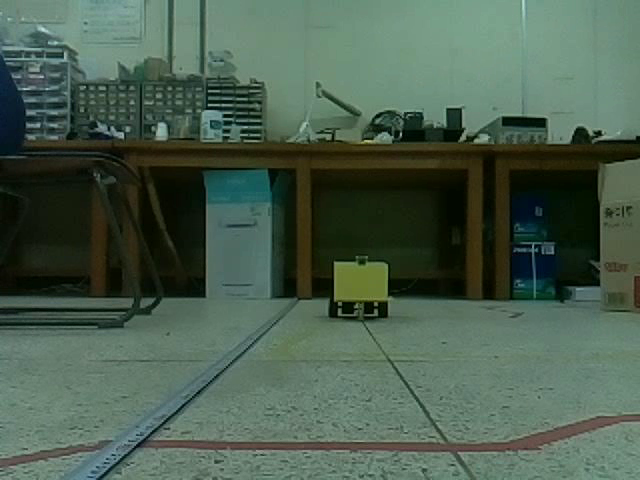
#> input picture frame 16 of 잡탕/data_set/data/180,10.avi, 640 x 480 px, given in place of 50,0.avi, which was not available
$ python image.py
#> lines starting #> are read from the running program, lines starting #| are printed output that depends on the picture; after the words box and inside, x2 and y2 are one past the last pixel; in counts of white or black regions, pixels touching at a corner belong together; pictures that were not available may be replaced by others from this repository, and a replacement may not be noted
import cv2
import os
import numpy as np
import matplotlib.pylab as plt
def createFolder(directory):
	try:
		if not os.path.exists(directory):
			os.makedirs(directory)
	except OSError:
		print('directory')
my_robot_img = []
video_name=[]# 50,0.avi
old_data = 0
x_data=[]
my_robot_hist_data=[]
for i in range(50,241,10):
    name= 'data/'+str(i)+','+'0.avi'
    print(name)
    video_name.append(name)
for i in video_name:
    cap = cv2.VideoCapture(i)
    cnt=3500
    dir= '0'
    x=[]
    x_avg=[]
    x_sum=0
    while cap.isOpened():
        ret, frame = cap.read()
#> frame is the input picture: shape (480, 640, 3); mean B, G, R 78.9, 94.7, 74.7
        # [4 lines of commented-out code are left out]
        if (cv2.waitKey(1) & 0xFF == ord('q')) or (frame is None):
#> (key q is pressed here)
            print('stop')
            break


        img_resize = cv2.resize(frame, (600, 400), interpolation=cv2.INTER_LINEAR)
        hsv_img = cv2.cvtColor(img_resize, cv2.COLOR_BGR2HSV)
        # img = cv2.imread('box.jpg')

        lower_orange = (10, 101, 74)  #
        upper_orange = (77, 225, 166)  #
        thresh = cv2.inRange(hsv_img, lower_orange, upper_orange)
        kernel = cv2.getStructuringElement(cv2.MORPH_ELLIPSE, (5, 7))
        thresh_open = cv2.morphologyEx(thresh, cv2.MORPH_OPEN, kernel)
        test = np.count_nonzero(thresh_open > 1.0, axis=0)
        test2 = np.count_nonzero(thresh_open > 1.0, axis=1)
        data = test.tolist()
        data = data + test2.tolist()
        x.append(data)


        my_robot_img.append(frame)
        cv2.imshow('video', frame)
    for i in range(len(x)):
        for j in range(len(x[i])):
            x_sum=x[i][j]+x_sum
        x_avg.append( x_sum / len(x[i]))
        # print(x_sum / len(x[i]))
    # print(len(x_avg))
    # x_data.append(x_avg)
    x_data.append(np.average(x,axis=0).tolist())
    # print(len(x_data[0]))
    cap.release()
    cv2.destroyAllWindows()

x=[]
#> x = []


for i in range(len(my_robot_img)):
    print(i)

    img_resize = cv2.resize(my_robot_img[i], (600, 400), interpolation=cv2.INTER_LINEAR)
    hsv_img = cv2.cvtColor(img_resize, cv2.COLOR_BGR2HSV)
    # img = cv2.imread('box.jpg')

    lower_orange = (10, 101, 74)  #
    upper_orange = (77, 225, 166)  #
    thresh = cv2.inRange(hsv_img, lower_orange, upper_orange)
    kernel = cv2.getStructuringElement(cv2.MORPH_ELLIPSE, (5, 7))
    thresh_open = cv2.morphologyEx(thresh, cv2.MORPH_OPEN, kernel)
    test = np.count_nonzero(thresh_open > 1.0, axis=0)
    test2 = np.count_nonzero(thresh_open > 1.0, axis=1)


    data = test.tolist()
    data = data + test2.tolist()
    # print(data)
    x.append(data)
#> this loop made 57 passes
#> pass 2, `img_resize = cv2.resize(my_robot_img[i], (600, 400), interpolation=cv2..`:
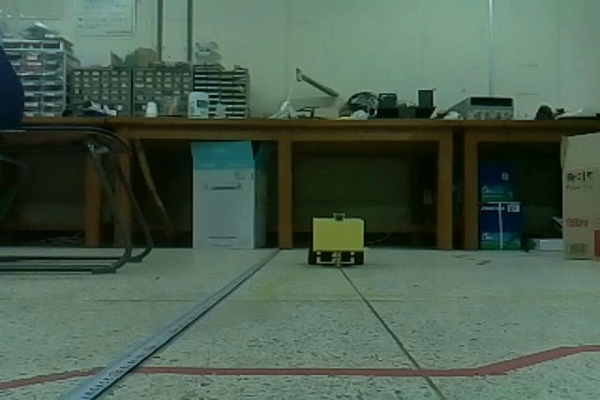
#> img_resize: shape (400, 600, 3); mean of channels 0, 1, 2 78.7, 94.6, 74.3; drawn as B, G, R
#> pass 2, `thresh = cv2.inRange(hsv_img, lower_orange, upper_orange)`:
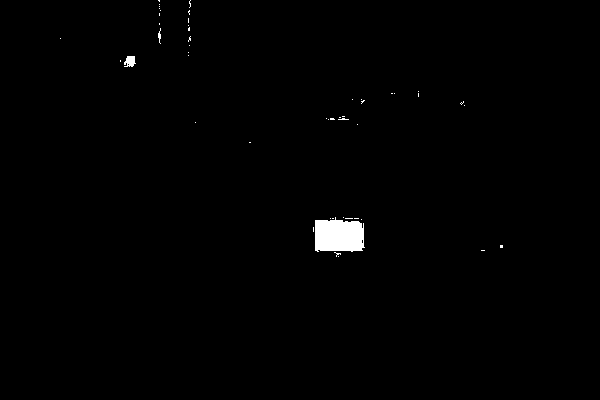
#> thresh: shape (400, 600); 0.73% white; 50 white regions (47 under 20 px), largest, box (x1, y1, x2, y2) and area: (315, 217, 365, 252) 1475, (124, 56, 136, 67) 97, (158, 28, 161, 44) 26
#> pass 2, `thresh_open = cv2.morphologyEx(thresh, cv2.MORPH_OPEN, kernel)`:
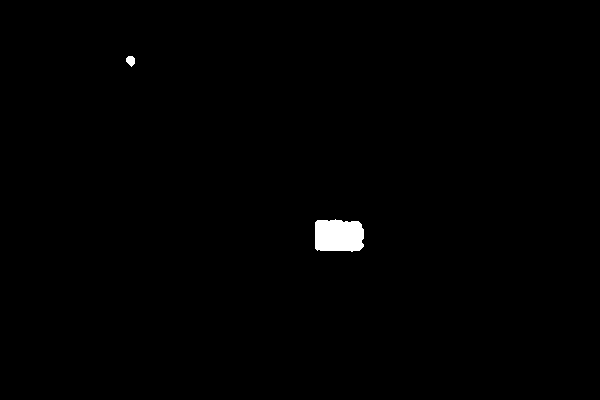
#> thresh_open: shape (400, 600); 0.63% white; 2 white regions, box (x1, y1, x2, y2) and area: (315, 219, 364, 252) 1446, (126, 56, 135, 67) 72
#> after the loop: hsv_img: shape (400, 600, 3); mean H, S, V 63.8, 94.5, 95.6
#> after the loop:
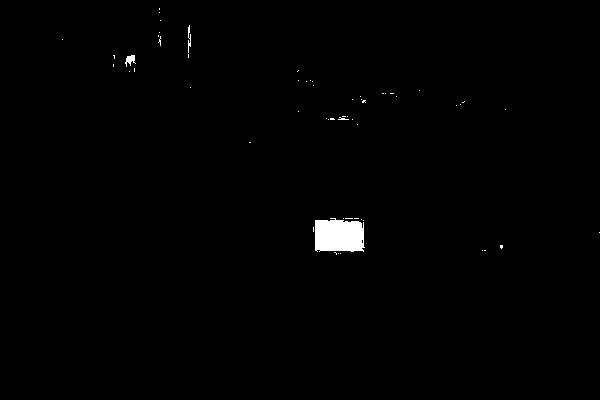
#> thresh: shape (400, 600); 0.73% white; 58 white regions (55 under 20 px), largest, box (x1, y1, x2, y2) and area: (315, 218, 365, 252) 1485, (125, 55, 136, 67) 71, (188, 25, 191, 53) 49


# y_arr=np.array(y)
# print(x)
x_arr= np.array(x)
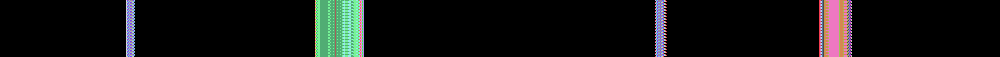
#> x_arr: shape (57, 1000) int64; 35 distinct labels, from 0 to 49; one colour per label, 0 black
# x_arr= np.array(x_data)
# print(y_arr.shape)
print(x_arr.shape)
#| (57, 1000)
# [6 lines of commented-out code are left out]
plt.figure(1)
plt.pcolor(x_arr[:,:600])#,bins=bin)
plt.colorbar()
# plt.yticks(np.arange(0, 13), np.arange(50,221,10))
plt.xlabel('x-axis count data')
plt.ylabel('distance')

plt.figure(2)
plt.pcolor(x_arr[:,600:1000])#,bins=bin)
plt.colorbar()
# plt.yticks(np.arange(0, 13), np.arange(50,221,10))
plt.xlabel('y-axis count data')
plt.ylabel('distance')

plt.show()
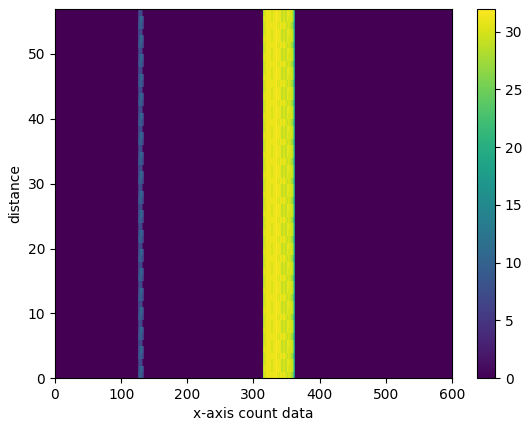
#> figure drawn by matplotlib, 2 panels
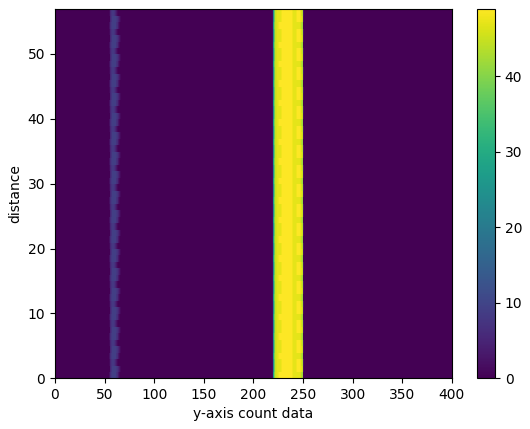
#> figure drawn by matplotlib, 2 panels

$ run again, starting later in the video
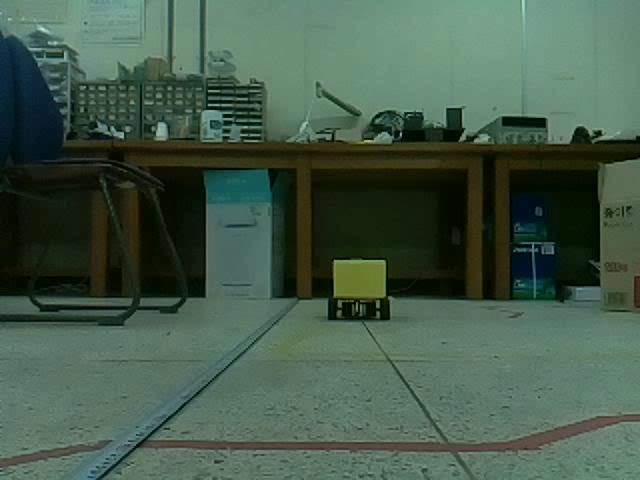
#> input picture frame 72 of 잡탕/data_set/data/180,10.avi, 640 x 480 px, given in place of 50,0.avi, which was not available
#> frame is the input picture: shape (480, 640, 3); mean B, G, R 75, 91.6, 69.3
#> x = []
#> the loop `for i in range(len(my_robot_img)):` made 57 passes
#> pass 1, `thresh = cv2.inRange(hsv_img, lower_orange, upper_orange)`:
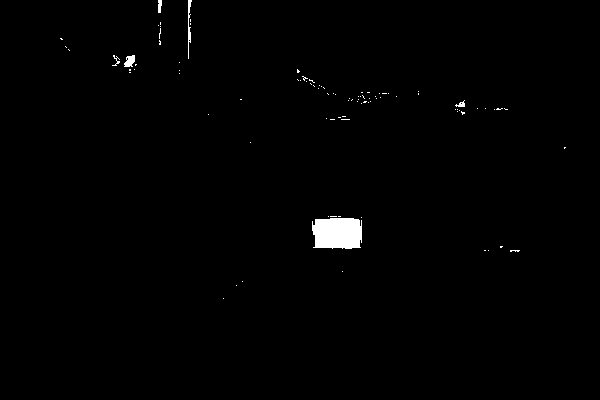
#> thresh: shape (400, 600); 0.81% white; 93 white regions (87 under 20 px), largest, box (x1, y1, x2, y2) and area: (312, 218, 362, 249) 1407, (188, 0, 192, 59) 111, (124, 55, 135, 67) 94, (158, 0, 162, 13) 44, (455, 100, 465, 107) 36, (112, 55, 120, 66) 29
#> x_arr: shape (57, 1000) int64; 30 distinct labels, from 0 to 50
#| (57, 1000)
#> `plt.show()`:
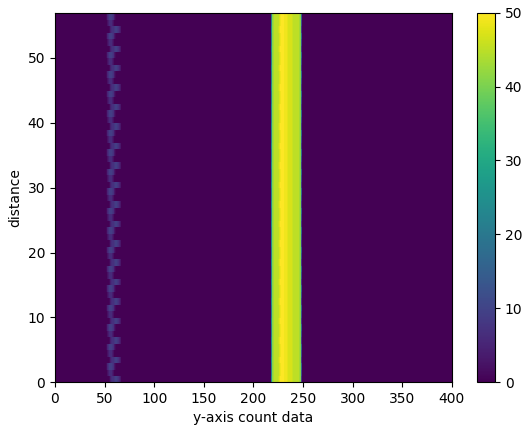
#> figure drawn by matplotlib, 2 panels

$ run again, starting later in the video
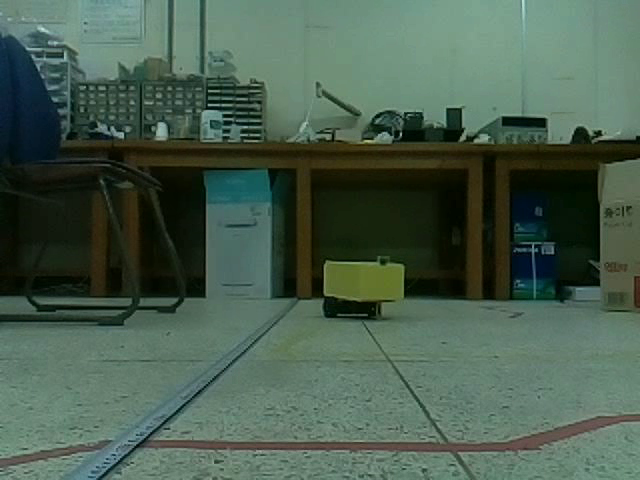
#> input picture frame 128 of 잡탕/data_set/data/180,10.avi, 640 x 480 px, given in place of 50,0.avi, which was not available
#> frame is the input picture: shape (480, 640, 3); mean B, G, R 78.8, 94.2, 73.3
#> x = []
#> the loop `for i in range(len(my_robot_img)):` made 57 passes
#> pass 1, `thresh = cv2.inRange(hsv_img, lower_orange, upper_orange)`:
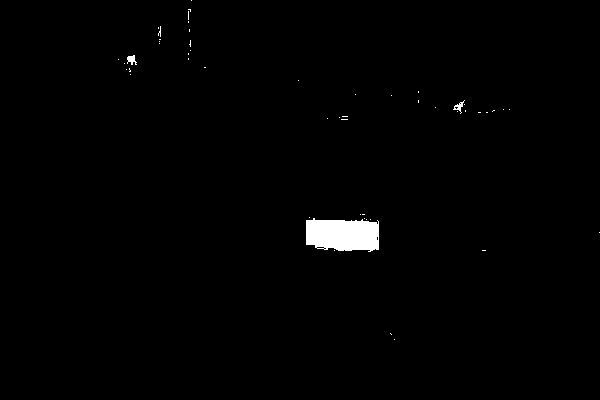
#> thresh: shape (400, 600); 0.97% white; 52 white regions (49 under 20 px), largest, box (x1, y1, x2, y2) and area: (306, 218, 379, 252) 2092, (127, 55, 137, 65) 61, (453, 100, 465, 114) 54
#> x_arr: shape (57, 1000) int64; 41 distinct labels, from 0 to 73
#| (57, 1000)
#> `plt.show()`:
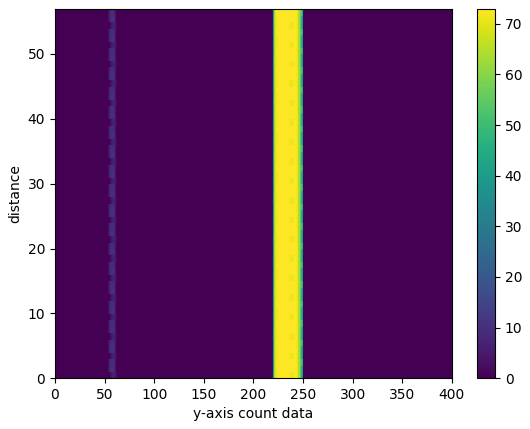
#> figure drawn by matplotlib, 2 panels
